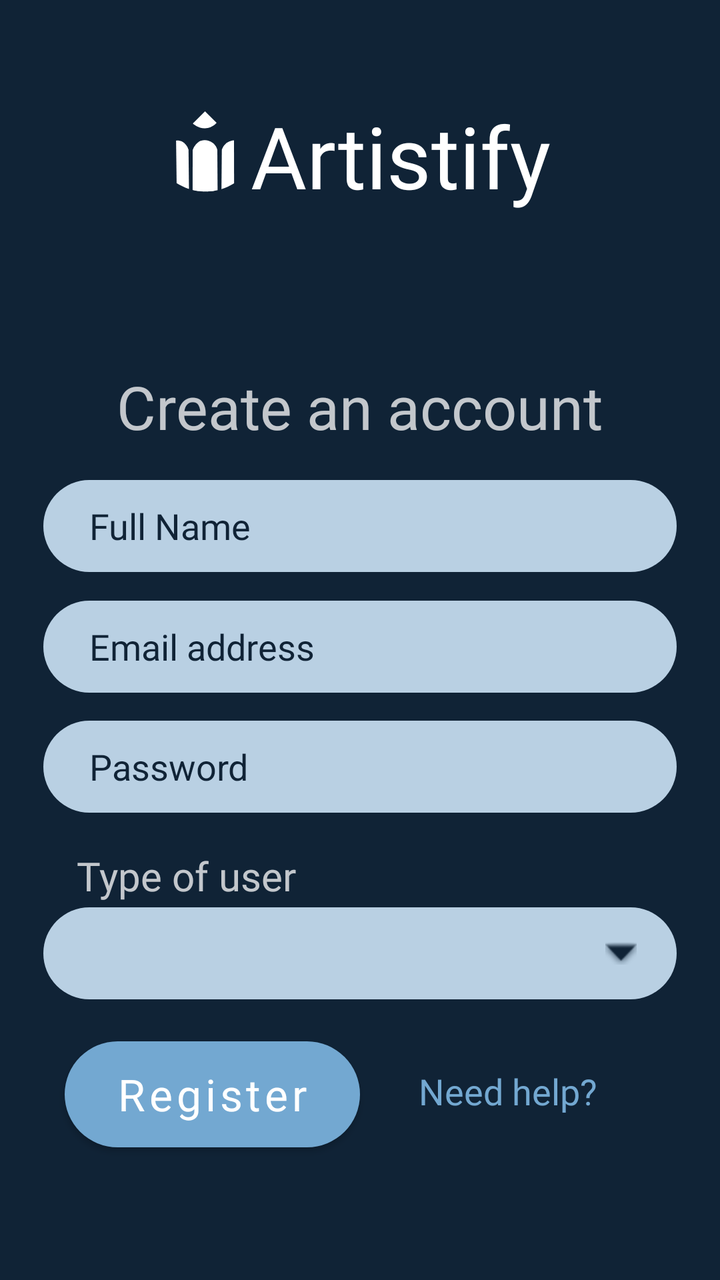
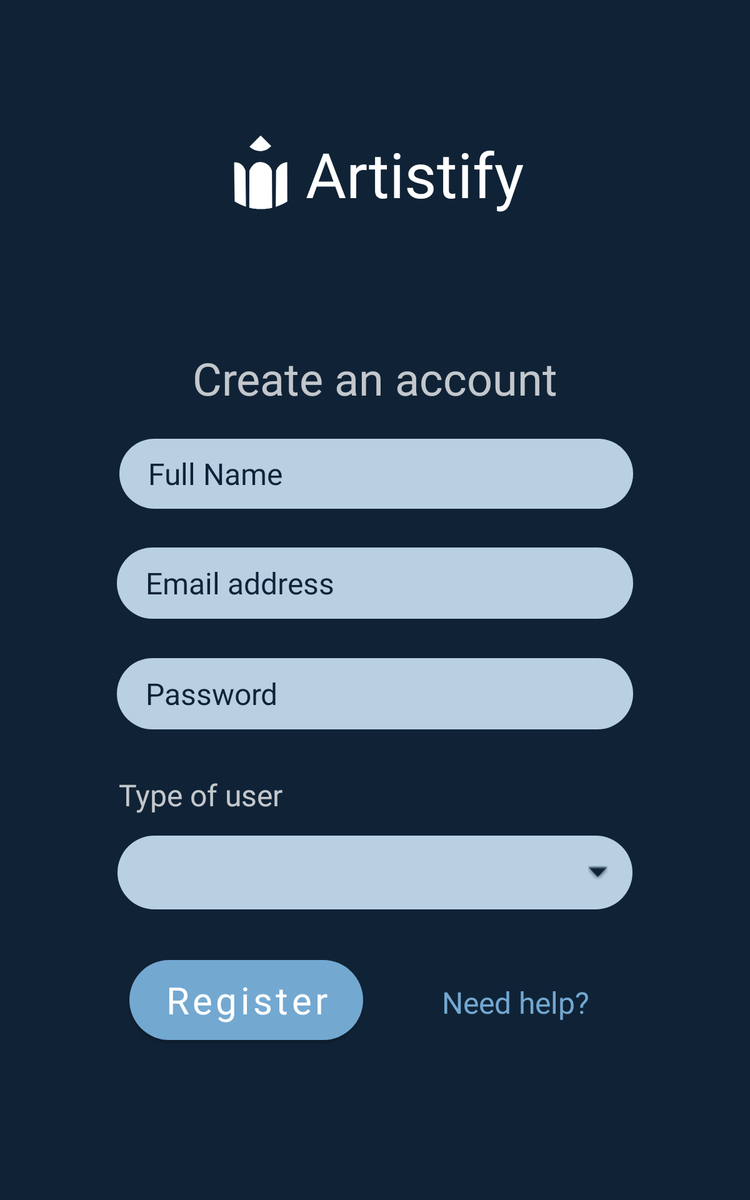

One screen, two layout resources from the same app: the default and the repository's alternative for another configuration. Each is rendered where Android would select it; the XML of both is given below.
<!-- AndroidManifest.xml: application theme Theme.Artistify -->
<!-- res/layout/activity_register.xml -->
<?xml version="1.0" encoding="utf-8"?>
<androidx.constraintlayout.widget.ConstraintLayout xmlns:android="http://schemas.android.com/apk/res/android"
    xmlns:app="http://schemas.android.com/apk/res-auto"
    xmlns:tools="http://schemas.android.com/tools"
    android:layout_width="match_parent"
    android:layout_height="match_parent"
    android:background="@color/darkblue"
    tools:context=".Authentication.Register">

    <TextView
        android:id="@+id/need_help_register"
        android:layout_width="wrap_content"
        android:layout_height="wrap_content"
        android:fontFamily="@font/regular"
        android:text="Need help?"
        android:textColor="@color/lightblue"
        android:textSize="18sp"
        app:layout_constraintBottom_toBottomOf="parent"
        app:layout_constraintEnd_toEndOf="@id/guideline18"
        app:layout_constraintHorizontal_bias="0.424"
        app:layout_constraintStart_toEndOf="@id/guideline20"
        app:layout_constraintTop_toBottomOf="@+id/spinner"
        app:layout_constraintVertical_bias="0.29" />

    <Button
        android:id="@+id/register_btn2"
        android:layout_width="0dp"
        android:layout_height="53dp"
        android:background="@drawable/button"
        android:fontFamily="@font/regular"
        android:text="Register"
        android:textAllCaps="false"
        android:textColor="@color/white"
        android:textSize="22sp"
        app:backgroundTint="@color/lightblue"
        app:layout_constraintBottom_toBottomOf="parent"
        app:layout_constraintEnd_toEndOf="@id/guideline20"
        app:layout_constraintHorizontal_bias="0.184"
        app:layout_constraintStart_toStartOf="@id/guideline19"
        app:layout_constraintTop_toBottomOf="@+id/spinner"
        app:layout_constraintVertical_bias="0.241" />

    <ImageView
        android:id="@+id/imageView2"
        android:layout_width="45dp"
        android:layout_height="46dp"

        app:layout_constraintBottom_toTopOf="@+id/textView6"
        app:layout_constraintEnd_toStartOf="@+id/guideline20"
        app:layout_constraintHorizontal_bias="0.469"
        app:layout_constraintStart_toStartOf="@+id/guideline19"
        app:layout_constraintTop_toTopOf="parent"
        app:layout_constraintVertical_bias="0.39"
        app:srcCompat="@drawable/ic_logo_icon_01" />

    <TextView
        android:id="@+id/textView5"
        android:layout_width="wrap_content"
        android:layout_height="wrap_content"

        android:fontFamily="@font/a_bold"
        android:text="Artistify"
        android:textColor="@color/white"
        android:textSize="43sp"
        app:layout_constraintBottom_toTopOf="@+id/textView6"
        app:layout_constraintEnd_toStartOf="@+id/guideline18"
        app:layout_constraintHorizontal_bias="0.0"
        app:layout_constraintStart_toEndOf="@+id/imageView2"
        app:layout_constraintTop_toTopOf="parent"
        app:layout_constraintVertical_bias="0.39" />

    <TextView
        android:id="@+id/textView6"
        android:layout_width="wrap_content"
        android:layout_height="wrap_content"
        android:alpha=".75"
        android:fontFamily="@font/bold"
        android:text="Create an account"
        android:textColor="@color/white"
        android:textSize="30sp"
        app:layout_constraintBottom_toTopOf="@+id/editTextTextFullName"
        app:layout_constraintEnd_toEndOf="@id/guideline18"
        app:layout_constraintStart_toStartOf="@id/guideline17"
        app:layout_constraintTop_toTopOf="parent"
        app:layout_constraintVertical_bias="0.916" />

    <EditText
        android:id="@+id/editTextTextFullName"
        android:layout_width="0dp"
        android:layout_height="46sp"
        android:background="@drawable/input_field"
        android:ems="10"
        android:fontFamily="@font/regular"
        android:hint="Full Name"
        android:inputType="textEmailAddress"
        android:textColor="@color/darkblue"
        android:textColorHint="@color/darkblue"
        app:layout_constraintBottom_toBottomOf="parent"
        app:layout_constraintEnd_toEndOf="@id/guideline18"
        app:layout_constraintStart_toStartOf="@id/guideline17"
        app:layout_constraintTop_toTopOf="parent"
        app:layout_constraintVertical_bias="0.404" />

    <EditText
        android:id="@+id/editTextTextEmailAddress"
        android:layout_width="0dp"
        android:layout_height="46sp"
        android:background="@drawable/input_field"
        android:ems="10"
        android:fontFamily="@font/regular"
        android:hint="Email address"
        android:inputType="textEmailAddress"
        android:textColor="@color/darkblue"
        android:textColorHint="@color/darkblue"
        app:layout_constraintBottom_toBottomOf="parent"
        app:layout_constraintEnd_toEndOf="@id/guideline18"
        app:layout_constraintStart_toStartOf="@id/guideline17"
        app:layout_constraintTop_toBottomOf="@+id/editTextTextFullName"
        app:layout_constraintVertical_bias="0.046" />

    <EditText
        android:id="@+id/editTextTextPassword"
        android:layout_width="0dp"
        android:layout_height="46sp"
        android:background="@drawable/input_field"
        android:ems="10"

        android:hint="Password"

        android:inputType="textPassword"
        android:textColor="@color/darkblue"
        android:textColorHint="@color/darkblue"
        app:layout_constraintBottom_toBottomOf="parent"
        app:layout_constraintEnd_toEndOf="@id/guideline18"
        app:layout_constraintHorizontal_bias="0.494"
        app:layout_constraintStart_toStartOf="@id/guideline17"
        app:layout_constraintTop_toBottomOf="@+id/editTextTextEmailAddress"
        app:layout_constraintVertical_bias="0.056" />


    <Spinner
        android:id="@+id/spinner"
        style="@android:style/Widget.Spinner.DropDown"
        android:layout_width="0dp"
        android:layout_height="46sp"
        android:background="@drawable/spinner_layout"

        android:spinnerMode="dropdown"
        android:textColor="@color/darkblue"
        android:theme="@style/ThemeOverlay.AppCompat.Light"
        app:layout_constraintBottom_toBottomOf="parent"
        app:layout_constraintEnd_toEndOf="@id/guideline18"
        app:layout_constraintHorizontal_bias="0.493"
        app:layout_constraintStart_toStartOf="@id/guideline17"
        app:layout_constraintTop_toBottomOf="@+id/editTextTextPassword"
        app:layout_constraintVertical_bias="0.252" />

    <TextView
        android:id="@+id/textView8"
        android:layout_width="wrap_content"
        android:layout_height="wrap_content"
        android:alpha=".75"
        android:fontFamily="@font/bold"
        android:text="Type of user"
        android:textColor="@color/white"
        android:textSize="20sp"
        app:layout_constraintBottom_toBottomOf="parent"
        app:layout_constraintEnd_toEndOf="@id/guideline20"
        app:layout_constraintHorizontal_bias="0.155"
        app:layout_constraintStart_toStartOf="@id/guideline19"
        app:layout_constraintTop_toBottomOf="@+id/editTextTextPassword"
        app:layout_constraintVertical_bias="0.087" />

    <androidx.constraintlayout.widget.Guideline
        android:id="@+id/guideline17"
        android:layout_width="wrap_content"
        android:layout_height="wrap_content"
        android:orientation="vertical"
        app:layout_constraintGuide_percent="0.06"/>
    <androidx.constraintlayout.widget.Guideline
        android:id="@+id/guideline19"
        android:layout_width="wrap_content"
        android:layout_height="wrap_content"
        android:orientation="vertical"
        app:layout_constraintGuide_percent="0.09"/>
    <androidx.constraintlayout.widget.Guideline
        android:id="@+id/guideline20"
        android:layout_width="wrap_content"
        android:layout_height="wrap_content"
        android:orientation="vertical"
        app:layout_constraintGuide_percent="0.5"/>
    <androidx.constraintlayout.widget.Guideline
        android:id="@+id/guideline18"
        android:layout_width="wrap_content"
        android:layout_height="wrap_content"
        android:orientation="vertical"
        app:layout_constraintGuide_percent="0.94"/>

    <ProgressBar
        android:id="@+id/progressBarRegister"
        style="?android:attr/progressBarStyle"
        android:visibility="gone"
        android:layout_width="wrap_content"
        android:layout_height="wrap_content"
        app:layout_constraintBottom_toBottomOf="parent"
        app:layout_constraintEnd_toEndOf="parent"
        app:layout_constraintStart_toStartOf="parent"
        app:layout_constraintTop_toTopOf="parent"
        />


</androidx.constraintlayout.widget.ConstraintLayout>
<!-- resources referenced by this layout -->
<resources>
  <color name="darkblue">#102336</color>
  <color name="lightblue">#73A8D1</color>
  <color name="white">#FFFFFFFF</color>
  <!-- drawable button (drawable) -->
  <?xml version="1.0" encoding="utf-8"?>
  <shape android:shape="rectangle"  xmlns:android="http://schemas.android.com/apk/res/android">
      <corners android:radius="50sp"/>
      <solid android:color="@color/lightblue"/>
  
  </shape>
  <!-- drawable input_field (drawable) -->
  <?xml version="1.0" encoding="utf-8"?>
  <shape android:shape="rectangle" xmlns:android="http://schemas.android.com/apk/res/android">
      <solid android:color="@color/lightblue_1"/>
      <corners android:radius="50dp"/>
      <padding android:left="23sp" android:right="23sp"/>
  </shape>
  <!-- drawable spinner_layout (drawable-ldpi) -->
  <?xml version="1.0" encoding="utf-8"?>
  <selector xmlns:android="http://schemas.android.com/apk/res/android">
      <item>
          <layer-list>
              <item>
                  <shape android:shape="rectangle">
                      <solid android:color="@color/lightblue_1"></solid>
                      <corners android:radius="50dp"></corners>
                      <padding android:left="5sp"></padding>
  
                  </shape>
              </item>
              <item
                  android:left="20dp"
                  android:right="20dp"
  
                  >
                  <bitmap
                      android:gravity="center|end"
                      android:src="@android:drawable/arrow_down_float"
                      android:tint="@color/darkblue"
                      >
                  </bitmap>
              </item>
          </layer-list>
  
      </item>
  
  </selector>
  <style name="Theme.Artistify" parent="Theme.MaterialComponents.DayNight.DarkActionBar">
          
          <item name="colorPrimary">@color/lightblue</item>
          <item name="colorPrimaryVariant">@color/lightblue</item>
          <item name="colorOnPrimary">@color/white</item>
          
          <item name="colorSecondary">@color/lightblue</item>
          <item name="colorSecondaryVariant">@color/lightblue</item>
          <item name="colorOnSecondary">@color/darkblue_1</item>
          
          <item name="android:statusBarColor" tools:targetApi="l">@color/darkblue</item>
          
  
          <item name="windowNoTitle">true</item>
          <item name="windowActionBar">false</item>
  
          <item name="radioButtonStyle">@style/Widget.App.RadioButton</item>
  
          <item name="colorOnSurface">@color/darkblue</item>
  
      </style>
  <color name="lightblue_1">#B9D0E3</color>
  <color name="darkblue_1">#426684</color>
  <style name="Widget.App.RadioButton" parent="Widget.MaterialComponents.CompoundButton.RadioButton">
          <item name="materialThemeOverlay">@style/ThemeOverlay.App.RadioButton</item>
      </style>
  <style name="ThemeOverlay.App.RadioButton" parent="">
          <item name="colorOnSurface">@color/darkblue</item>
          <item name="colorSecondary">@color/darkblue</item>
      </style>
</resources>
<!-- res/layout-sw600dp/activity_register.xml (the repository's variant of the layout above) -->
<!-- drawn on a 7-inch tablet held upright -->
<?xml version="1.0" encoding="utf-8"?>
<androidx.constraintlayout.widget.ConstraintLayout xmlns:android="http://schemas.android.com/apk/res/android"
    xmlns:app="http://schemas.android.com/apk/res-auto"
    xmlns:tools="http://schemas.android.com/tools"
    android:layout_width="match_parent"
    android:layout_height="match_parent"
    android:background="@color/darkblue"
    tools:context=".Authentication.Register">

    <TextView
        android:id="@+id/need_help_register"
        android:layout_width="wrap_content"
        android:layout_height="wrap_content"
        android:fontFamily="@font/regular"
        android:text="Need help?"
        android:textColor="@color/lightblue"
        android:textSize="24sp"
        app:layout_constraintBottom_toBottomOf="parent"
        app:layout_constraintEnd_toEndOf="parent"
        app:layout_constraintHorizontal_bias="0.329"
        app:layout_constraintStart_toEndOf="@+id/register_btn2"
        app:layout_constraintTop_toBottomOf="@+id/spinner"
        app:layout_constraintVertical_bias="0.289" />

    <Button
        android:id="@+id/register_btn2"
        android:layout_width="187dp"
        android:layout_height="64dp"
        android:background="@drawable/button"
        android:fontFamily="@font/regular"
        android:text="Register"
        android:textAllCaps="false"
        android:textColor="@color/white"
        android:textSize="30sp"
        app:backgroundTint="@color/lightblue"
        app:layout_constraintBottom_toBottomOf="parent"
        app:layout_constraintEnd_toEndOf="parent"
        app:layout_constraintHorizontal_bias="0.251"
        app:layout_constraintStart_toStartOf="parent"
        app:layout_constraintTop_toBottomOf="@+id/spinner"
        app:layout_constraintVertical_bias="0.241" />

    <ImageView
        android:id="@+id/imageView2"
        android:layout_width="71dp"
        android:layout_height="66dp"
        app:layout_constraintBottom_toTopOf="@+id/textView6"
        app:layout_constraintEnd_toStartOf="@+id/textView5"
        app:layout_constraintHorizontal_bias="1.0"
        app:layout_constraintStart_toStartOf="parent"
        app:layout_constraintTop_toTopOf="parent"
        app:srcCompat="@drawable/ic_logo_icon_01" />

    <TextView
        android:id="@+id/textView5"
        android:layout_width="wrap_content"
        android:layout_height="wrap_content"
        android:fontFamily="@font/a_bold"
        android:text="Artistify"
        android:textColor="@color/white"
        android:textSize="50sp"
        app:layout_constraintBottom_toTopOf="@+id/textView6"
        app:layout_constraintEnd_toEndOf="parent"
        app:layout_constraintHorizontal_bias="0.575"
        app:layout_constraintStart_toStartOf="parent"
        app:layout_constraintTop_toTopOf="parent" />

    <TextView
        android:id="@+id/textView6"
        android:layout_width="wrap_content"
        android:layout_height="wrap_content"
        android:alpha=".75"
        android:fontFamily="@font/bold"
        android:text="Create an account"
        android:textColor="@color/white"
        android:textSize="36sp"
        app:layout_constraintBottom_toBottomOf="parent"
        app:layout_constraintEnd_toEndOf="parent"
        app:layout_constraintStart_toStartOf="parent"
        app:layout_constraintTop_toTopOf="parent"
        app:layout_constraintVertical_bias="0.305" />

    <EditText
        android:id="@+id/editTextTextEmailAddress"
        android:layout_width="413dp"
        android:layout_height="57dp"
        android:background="@drawable/input_field"
        android:ems="10"
        android:fontFamily="@font/regular"
        android:hint="Email address"
        android:inputType="textEmailAddress"
        android:textColor="@color/darkblue"
        android:textColorHint="@color/darkblue"
        android:textSize="24dp"
        app:layout_constraintBottom_toBottomOf="parent"
        app:layout_constraintEnd_toEndOf="parent"
        app:layout_constraintStart_toStartOf="parent"
        app:layout_constraintTop_toBottomOf="@+id/editTextTextFullName"
        app:layout_constraintVertical_bias="0.063" />

    <EditText
        android:id="@+id/editTextTextFullName"
        android:layout_width="411dp"
        android:layout_height="56dp"
        android:background="@drawable/input_field"
        android:ems="10"
        android:fontFamily="@font/regular"
        android:hint="Full Name"
        android:inputType="textEmailAddress"
        android:textSize="24dp"
        android:textColor="@color/darkblue"
        android:textColorHint="@color/darkblue"
        app:layout_constraintBottom_toBottomOf="parent"
        app:layout_constraintEnd_toEndOf="parent"
        app:layout_constraintHorizontal_bias="0.505"
        app:layout_constraintStart_toStartOf="parent"
        app:layout_constraintTop_toBottomOf="@+id/textView6"
        app:layout_constraintVertical_bias="0.042" />

    <EditText
        android:id="@+id/editTextTextPassword"
        android:layout_width="413dp"
        android:layout_height="57dp"
        android:background="@drawable/input_field"
        android:ems="10"

        android:hint="Password"
        android:textSize="24dp"
        android:inputType="textPassword"
        android:textColor="@color/darkblue"
        android:textColorHint="@color/darkblue"
        app:layout_constraintBottom_toBottomOf="parent"
        app:layout_constraintEnd_toEndOf="parent"
        app:layout_constraintStart_toStartOf="parent"
        app:layout_constraintTop_toBottomOf="@+id/editTextTextEmailAddress"
        app:layout_constraintVertical_bias="0.077" />

    <Spinner
        android:id="@+id/spinner"
        style="@android:style/Widget.Spinner.DropDown"
        android:layout_width="412dp"
        android:layout_height="59dp"
        android:background="@drawable/spinner_layout"
        android:textColor="@color/darkblue"
        android:textSize="24dp"

        android:theme="@style/ThemeOverlay.AppCompat.Light"
        app:layout_constraintBottom_toBottomOf="parent"
        app:layout_constraintEnd_toEndOf="parent"
        app:layout_constraintHorizontal_bias="0.5"
        app:layout_constraintStart_toStartOf="parent"
        app:layout_constraintTop_toTopOf="parent"
        app:layout_constraintVertical_bias="0.742" />

    <TextView
        android:id="@+id/textView8"
        android:layout_width="wrap_content"
        android:layout_height="wrap_content"
        android:alpha=".75"
        android:fontFamily="@font/bold"
        android:text="Type of user"
        android:textColor="@color/white"
        android:textSize="24sp"
        app:layout_constraintBottom_toBottomOf="parent"
        app:layout_constraintEnd_toEndOf="parent"
        app:layout_constraintHorizontal_bias="0.203"
        app:layout_constraintStart_toStartOf="parent"
        app:layout_constraintTop_toBottomOf="@+id/editTextTextPassword"
        app:layout_constraintVertical_bias="0.105" />

    <ProgressBar
        android:id="@+id/progressBarRegister"
        style="?android:attr/progressBarStyle"
        android:visibility="gone"
        android:layout_width="wrap_content"
        android:layout_height="wrap_content"
        app:layout_constraintBottom_toBottomOf="parent"
        app:layout_constraintEnd_toEndOf="parent"
        app:layout_constraintStart_toStartOf="parent"
        app:layout_constraintTop_toTopOf="parent"
        />

</androidx.constraintlayout.widget.ConstraintLayout>
